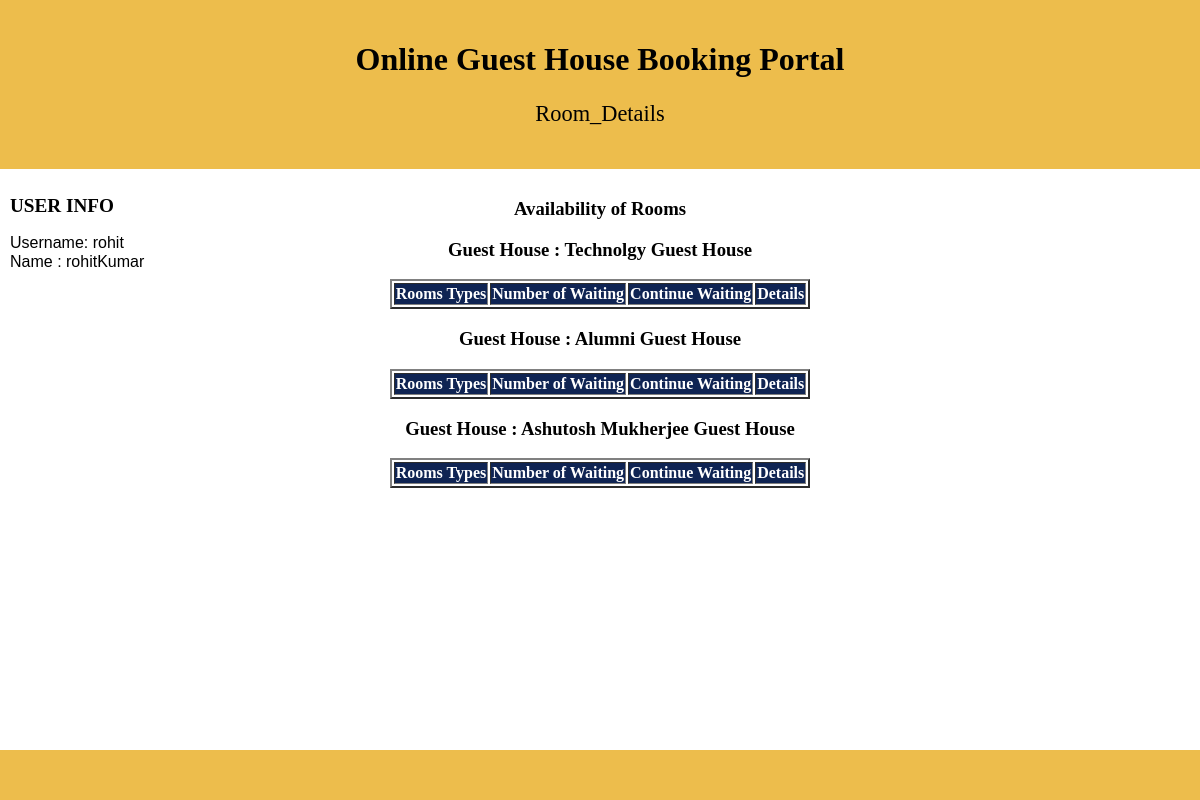
Screenshot of /waiting/1/ (signed in) with the database file from the repository.
### main/models.py (models this page shows, shortened)
class GuestHouse(models.Model):
    name = models.CharField(max_length=100, null=False, unique=True)
    code = models.CharField(max_length=3, null=True, unique=True)
    active = models.BooleanField(default=True)

### main/views.py (the view, shortened to what this page needs)
# urls.py: path('waiting/<int:t>/', views.waiting_show, name='waiting_show'),
def waiting_show(request, t):                           #request variable takes a GET or POST HTTP request
        user =request.user
        if user.username and user.is_staff is False and user.is_superuser is False:
            if request.method == 'POST':
                return redirect('index')
            else:
                tt = PreReservation.objects.get(id = t)
                start_date = tt.start_date
                end_date = tt.end_date
                G = GuestHouse.objects.all()
                context = []
                for g in G:
                    new_waiting = Reservation.objects.filter(
                                Q(start_date__range =(start_date, end_date)) | Q(end_date__range =(start_date, end_date))).filter(status=True).filter(guesthouse=g)
                    rooms = []
                    context.append({'G' : g, 'room2' : rooms})
                return render(request, 'booking/waiting_show.html', {'rooms': context, 'T': tt })
        else:
            messages.warning(request, 'You are not logged in. Please login')
            redirect('home')

### main/templates/booking/waiting_show.html (shortened to what this page needs)
<!DOCTYPE html>
<html lang="en">
<head>
</head>
<body>
<div class="header">
  <h1>Online Guest House Booking Portal</h1>
  <p style="font-family:times new roman;font-size:140%";>Room_Details</p>
</div>
<div class="row">
  <div class="column side">
    <h2 style="font-family:times new roman;font-size:120%";>USER INFO</h2>
    <p style="font-family:arial;font-size:100%;line-height:1.2";>Username:
     {{user.username}}<br>
    Name    : {{user.first_name}}{{user.last_name}}<br>
    </p>
  </div>
  <div class="column middle">
  <h3 class="title-w3-agileits title-black-wthree">Availability of Rooms</h3>
                            {% for room in rooms %}
                                    <h3>Guest House : {{ room.G.name }}</h3>
                                                      <table border="2" align="center">
                                                          <tr style="background-color: #0f2453">
                                                            <th style="color: white">Rooms Types</th>
                                                            <th style="color: white">Number of Waiting</th>
                                                            <th style="color: white">Continue Waiting</th>
                                                            <th style="color: white;margin-right: 1%">Details</th>
                                                          </tr>
                                                      </table>
                            {% endfor %}
 </div>
  <div class="column side">
  </div>
</div>
<div class="footer">
</div>
</body>
</html>

### main/templates/booking/waiting_show.html (style rules this page uses)
* { box-sizing: border-box; }
body { margin: 0; }
.header { background-color: #EDBD4C; padding: 20px; text-align: center; }
.column { float: left; padding: 10px; }
.column.side { width: 25%; }
.column.middle { width: 50%; text-align: center; }
.row:after { content: ""; display: table; clear: both; }
.footer { background-color: #EDBD4C; padding: 10px; text-align: center; position: absolute ; height: 50px; bottom: 0px; left: 0px; right: 0px; margin-bottom: 0px; }

### rows the page displays
GuestHouse: G.name "Technolgy Guest House"
GuestHouse: G.name "Alumni Guest House"
GuestHouse: G.name "Ashutosh Mukherjee Guest House"

### other values shown
{{ user.username }} "rohit"
{{ user.first_name }} "rohit"
{{ user.last_name }} "Kumar"
